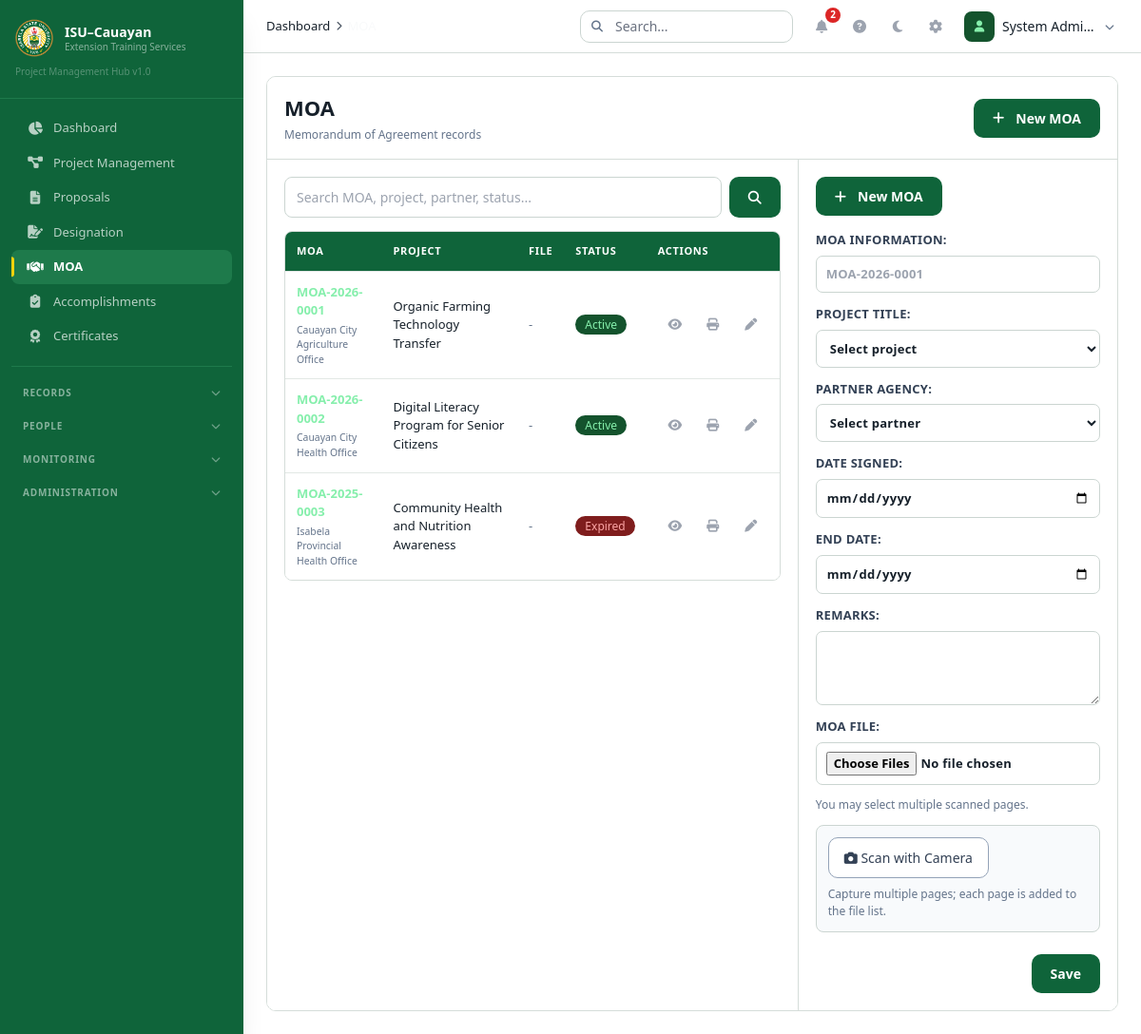
Screenshot of /index.php?module=moa (signed in) with the database file from the repository.
### tables this page shows
CREATE TABLE `moas` (
  `id` int(11) NOT NULL,
  `moa_number` varchar(30) NOT NULL,
  `project_id` int(11) NOT NULL,
  `partner_agency_id` int(11) DEFAULT NULL,
  `date_signed` date DEFAULT NULL,
  `expiration_date` date DEFAULT NULL,
  `status` enum('pending','active','expired','terminated') NOT NULL DEFAULT 'pending',
  `attachment` varchar(255) DEFAULT NULL,
  `remarks` text DEFAULT NULL,
  `created_by` int(11) NOT NULL,
  `created_at` datetime NOT NULL DEFAULT current_timestamp(),
  `updated_at` datetime NOT NULL DEFAULT current_timestamp() ON UPDATE current_timestamp()
);

CREATE TABLE `partner_agencies` (
  `id` int(11) NOT NULL,
  `name` varchar(255) NOT NULL,
  `agency_type` enum('government','ngo','private','academic') DEFAULT NULL,
  `contact_person` varchar(200) DEFAULT NULL,
  `contact_number` varchar(20) DEFAULT NULL,
  `email` varchar(100) DEFAULT NULL,
  `address` text DEFAULT NULL,
  `is_active` tinyint(1) NOT NULL DEFAULT 1,
  `created_at` datetime NOT NULL DEFAULT current_timestamp(),
  `updated_at` datetime NOT NULL DEFAULT current_timestamp() ON UPDATE current_timestamp()
);

CREATE TABLE `projects` (
  `id` int(11) NOT NULL,
  `project_code` varchar(30) NOT NULL,
  `program_id` int(11) DEFAULT NULL,
  `title` varchar(255) NOT NULL,
  `description` text DEFAULT NULL,
  `start_date` date DEFAULT NULL,
  `end_date` date DEFAULT NULL,
  `budget` decimal(15,2) NOT NULL DEFAULT 0.00,
  `funding_source_id` int(11) DEFAULT NULL,
  `partner_agency_id` int(11) DEFAULT NULL,
  `beneficiary_group_id` int(11) DEFAULT NULL,
  `location` varchar(255) DEFAULT NULL,
  `objectives` text DEFAULT NULL,
  `expected_outputs` text DEFAULT NULL,
  `status` enum('draft','pending','approved','ongoing','completed','cancelled','archived') NOT NULL DEFAULT 'draft',
  `completion_percentage` int(3) NOT NULL DEFAULT 0,
  `created_by` int(11) NOT NULL,
  `created_at` datetime NOT NULL DEFAULT current_timestamp(),
  `updated_at` datetime NOT NULL DEFAULT current_timestamp() ON UPDATE current_timestamp(),
  `deleted_at` datetime DEFAULT NULL
);

### controllers/Controllers.php (called while the page is built, shortened)
<?php
require_once __DIR__ . '/../config/helpers.php';
require_once __DIR__ . '/../includes/Permissions.php';
class MoaController {
    public function index() {
        $page = max(1, intval($_GET['page'] ?? 1));
        $limit = ITEMS_PER_PAGE;
        $offset = ($page - 1) * $limit;
        $search = trim($_GET['search'] ?? '');
        $searchWhere = '';
        $searchParams = [];
        $role = $_SESSION['role'] ?? '';
        if ($role === 'admin' || $role === 'viewer') {
            $stmt = db()->prepare("SELECT m.*, p.title as project_title, pa.name as partner_name FROM moas m LEFT JOIN projects p ON m.project_id = p.id LEFT JOIN partner_agencies pa ON m.partner_agency_id = pa.id WHERE 1=1{$searchWhere} ORDER BY m.created_at DESC LIMIT ? OFFSET ?");
            $stmt->execute(array_merge($searchParams, [$limit, $offset]));
            $moas = $stmt->fetchAll();
        }
        require_once __DIR__ . '/../layouts/header.php';
        require_once __DIR__ . '/../views/moa/index.php';
        require_once __DIR__ . '/../layouts/footer.php';
    }
}

### includes/Permissions.php (called while the page is built, shortened)
<?php
class Permissions {
    public static function getRole() { return $_SESSION['role'] ?? ''; }
    public static function isAdmin() { return self::getRole() === 'admin'; }
    public static function canManageMoa() { return self::isAdmin(); }
}

### config/Database.php (called while the page is built, shortened)
<?php
class Database {
    private static $instance = null;
    private $conn;
    private function __construct() {
        try {
            $dsn = "mysql:host=" . DB_HOST . ";dbname=" . DB_NAME . ";charset=" . DB_CHARSET;
            $this->conn = new PDO($dsn, DB_USER, DB_PASS, [
                PDO::ATTR_ERRMODE => PDO::ERRMODE_EXCEPTION,
                PDO::ATTR_DEFAULT_FETCH_MODE => PDO::FETCH_ASSOC,
                PDO::ATTR_EMULATE_PREPARES => false,
            ]);
        } catch (PDOException $e) {
            die("Database connection failed: " . $e->getMessage());
        }
    }
    public static function getInstance() {
        if (self::$instance === null) self::$instance = new self();
        return self::$instance;
    }
    public function getConnection() { return $this->conn; }
}

### views/moa/index.php (the view, shortened to what this page needs)
<?php
$projectOptions = Permissions::canManageMoa() ? db()->query("SELECT id, title FROM projects WHERE deleted_at IS NULL ORDER BY title")->fetchAll() : [];
$partnerOptions = Permissions::canManageMoa() ? db()->query("SELECT id, name FROM partner_agencies WHERE is_active = 1 ORDER BY name")->fetchAll() : [];
$canManageMoa = Permissions::canManageMoa();
?>
<div class="sketch-board">
    <div class="sketch-head">
        <div><h1>MOA</h1><p>Memorandum of Agreement records</p></div>
        <?php if ($canManageMoa): ?><button onclick="focusMoaForm()" class="btn-primary"><i class="fas fa-plus mr-1"></i> New MOA</button><?php endif; ?>
    </div>
    <div class="moa-sketch">
        <section class="moa-list">
            <form method="GET" class="moa-search">
                <input type="search" name="search" value="<?= e($search ?? '') ?>" placeholder="Search MOA, project, partner, status..." aria-label="Search MOA records">
                <button type="submit" class="btn-primary" aria-label="Search"><i class="fas fa-search"></i></button>
            </form>
            <div class="moa-table-wrap">
                <table class="moa-table">
                    <thead><tr><th>MOA</th><th>Project</th><th>File</th><th>Status</th><th>Actions</th></tr></thead>
                    <tbody>
                    <?php foreach($moas as $m): ?>
                        <tr>
                            <td>
                                <span class="moa-code"><?= e($m['moa_number']) ?></span>
                                <small><?= e($m['partner_name'] ?? '-') ?></small>
                            </td>
                            <td><?= e($m['project_title'] ?? '-') ?></td>
                            <td><?php if(!empty($m['attachment'])): ?><span class="file-extension-pill"><?= e(strtoupper(pathinfo($m['attachment'], PATHINFO_EXTENSION))) ?></span><?php else: ?><span class="text-[#6B7280]">-</span><?php endif; ?></td>
                            <td><?= getStatusBadge($m['status']) ?></td>
                            <td>
                                <div class="moa-row-actions">
                                    <button onclick="viewMoa(<?= (int)$m['id'] ?>, this)" class="action-btn" title="View" aria-label="View"><i class="fas fa-eye"></i></button>
                                    <button onclick="printMoa(<?= (int)$m['id'] ?>, <?= !empty($m['attachment']) ? 'true' : 'false' ?>)" class="action-btn" title="Print" aria-label="Print"><i class="fas fa-print"></i></button>
                                    <?php if ($canManageMoa): ?><button onclick="editMoa(<?= (int)$m['id'] ?>, this)" class="action-btn" title="Edit" aria-label="Edit"><i class="fas fa-pen"></i></button><?php endif; ?>
                                </div>
                            </td>
                        </tr>
                    <?php endforeach; ?>
                    </tbody>
                </table>
            </div>
        </section>
        <section class="moa-form-panel">
            <?php if ($canManageMoa): ?>
            <button onclick="focusMoaForm()" class="btn-primary mb-4"><i class="fas fa-plus mr-1"></i> New MOA</button>
            <form id="moaInlineForm" class="sketch-form">
                <label>MOA Information:<input name="moa_number" required placeholder="MOA-2026-0001"></label>
                <label>Project Title:
                    <select name="project_id" required><option value="">Select project</option><?php foreach($projectOptions as $p): ?><option value="<?= (int)$p['id'] ?>"><?= e($p['title']) ?></option><?php endforeach; ?></select>
                </label>
                <label>Partner Agency:
                    <select name="partner_agency_id"><option value="">Select partner</option><?php foreach($partnerOptions as $p): ?><option value="<?= (int)$p['id'] ?>"><?= e($p['name']) ?></option><?php endforeach; ?></select>
                </label>
                <label>Date Signed:<input type="date" name="date_signed"></label>
                <label>End Date:<input type="date" name="expiration_date"></label>
                <label class="full">Remarks:<textarea name="remarks" rows="3"></textarea></label>
                <label class="full">MOA File:<input id="moa-file" type="file" name="attachments[]" accept=".pdf,.doc,.docx,.jpg,.jpeg,.png,.xls,.xlsx,.csv" multiple></label>
                <p class="text-xs text-[#9CA3AF]">You may select multiple scanned pages.</p>
                <div class="camera-scan-panel full"><div class="camera-scan-actions"><button type="button" id="moa-scan-start" class="btn-ghost"><i class="fas fa-camera"></i> Scan with Camera</button></div><p id="moa-scan-status" class="camera-scan-status">Capture multiple pages; each page is added to the file list.</p></div>
                <div class="sketch-actions"><button type="submit" class="btn-primary">Save</button></div>
            </form>
            <?php else: ?><div class="sketch-empty">View access only</div><?php endif; ?>
        </section>
    </div>
</div>

### config/helpers.php (shortened to what this page needs)
<?php
require_once __DIR__ . '/Database.php';
function db() { return Database::getInstance()->getConnection(); }
function e($str) { return htmlspecialchars($str ?? '', ENT_QUOTES, 'UTF-8'); }
function getStatusBadge($status) {
    $classes = [
        'draft' => 'bg-[#374151] text-[#E5E7EB]',
        'pending' => 'bg-[#78350F] text-[#FCD34D]',
        'submitted' => 'bg-[#1E3A8A] text-[#BFDBFE]',
        'under_review' => 'bg-[#1E3A8A] text-[#BFDBFE]',
        'active' => 'bg-[#14532D] text-[#86EFAC]',
        'ongoing' => 'bg-[#14532D] text-[#86EFAC]',
        'approved' => 'bg-[#14532D] text-[#86EFAC]',
        'completed' => 'bg-[#14532D] text-[#86EFAC]',
        'archived' => 'bg-[#374151] text-[#9CA3AF]',
        'returned' => 'bg-[#78350F] text-[#FCD34D]',
        'rejected' => 'bg-[#7F1D1D] text-[#FCA5A5]',
        'cancelled' => 'bg-[#7F1D1D] text-[#FCA5A5]',
        'expired' => 'bg-[#7F1D1D] text-[#FCA5A5]',
        'terminated' => 'bg-[#7F1D1D] text-[#FCA5A5]',
        'planned' => 'bg-[#374151] text-[#E5E7EB]',
        'in_progress' => 'bg-[#1E3A8A] text-[#BFDBFE]',
        'generated' => 'bg-[#1E3A8A] text-[#BFDBFE]',
        'printed' => 'bg-[#78350F] text-[#FCD34D]',
        'claimed' => 'bg-[#14532D] text-[#86EFAC]',
    ];
    $labels = ['under_review' => 'Under Review', 'in_progress' => 'In Progress'];
    $class = $classes[$status] ?? 'bg-[#374151] text-[#E5E7EB]';
    $label = $labels[$status] ?? ucfirst(str_replace('_', ' ', $status));
    return '<span class="px-2.5 py-0.5 rounded-full text-xs font-medium ' . $class . '">' . $label . '</span>';
}

### views/moa/index.php (style rules this page uses)
.moa-sketch { display:grid;grid-template-columns:minmax(0,1.25fr) minmax(320px,.75fr);gap:0 }
.moa-list { padding:18px;border-right:1px solid #374151 }
.moa-form-panel { padding:18px }
.moa-search { display:flex;gap:8px;margin-bottom:14px }
.moa-search input { min-width:0;flex:1;background:#111827;border:1px solid #374151;border-radius:8px;color:#F9FAFB;padding:10px 12px;font-size:14px }
.moa-table-wrap { overflow-x:auto;border:1px solid #374151;border-radius:8px;background:#111827 }
.moa-table { width:100%;border-collapse:collapse }
.moa-table th { background:#0F643A;color:#fff;font-size:11px;text-transform:uppercase;letter-spacing:.06em;text-align:left;padding:12px }
.moa-table td { border-top:1px solid #2D3748;color:#F9FAFB;padding:12px;vertical-align:middle;font-size:13px }
.moa-code { display:block;font-weight:800;color:#86EFAC }
.moa-table small { display:block;color:#9CA3AF;margin-top:3px }
.moa-row-actions { display:flex;gap:4px;justify-content:flex-end }

### rows the page displays
moas: moa_number "MOA-2026-0001", partner_agency.name "Cauayan City Agriculture Office", project.title "Organic Farming Technology Transfer", status "Active"
moas: moa_number "MOA-2026-0002", partner_agency.name "Cauayan City Health Office", project.title "Digital Literacy Program for Senior Citizens", status "Active"
moas: moa_number "MOA-2025-0003", partner_agency.name "Isabela Provincial Health Office", project.title "Community Health and Nutrition Awareness", status "Expired"

### other values shown
$item['label'] "Dashboard"
$item['label'] "Project Management"
$item['label'] "Proposals"
$item['label'] "Designation"
$item['label'] "MOA"
$item['label'] "Accomplishments"
$item['label'] "Certificates"
$group['label'] "RECORDS"
$group['label'] "PEOPLE"
$group['label'] "MONITORING"
$group['label'] "ADMINISTRATION"
$crumb['label'] "Dashboard"
$notifCount "2"
$user['name'] ?: $user['username'] "System Admi…"
